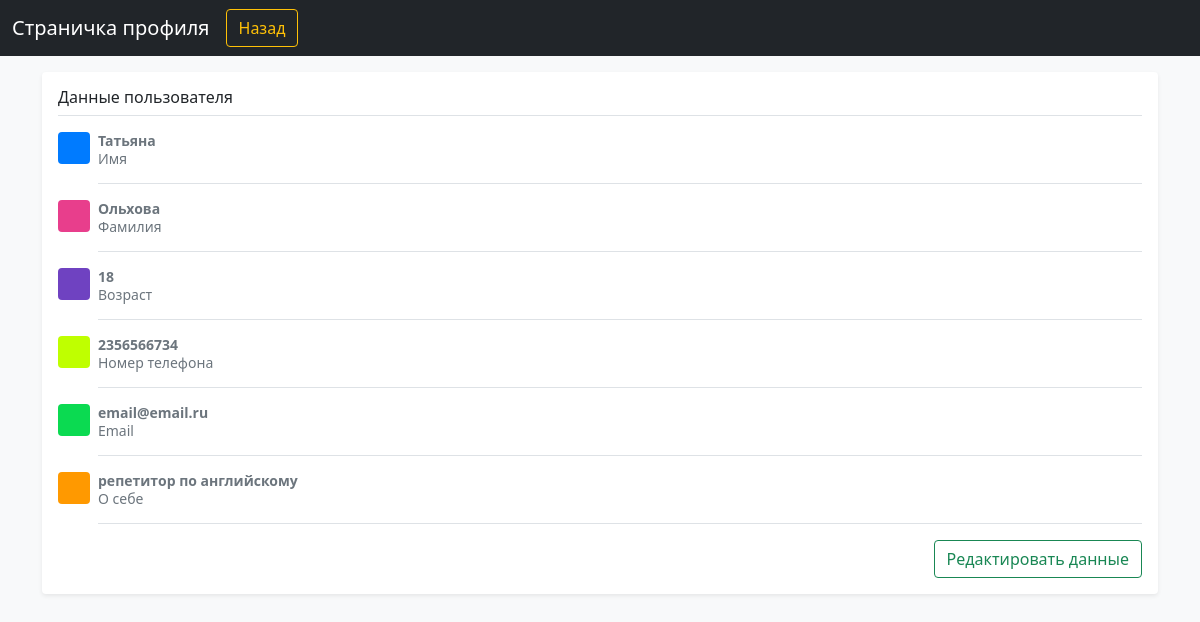
Screenshot of /profile (signed in) with the database file from the repository.
### data/users.py (models this page shows, shortened)
class User(SqlAlchemyBase, UserMixin):
    __tablename__ = 'users'
    id = sqlalchemy.Column(sqlalchemy.Integer,
                           primary_key=True, autoincrement=True)
    role = sqlalchemy.Column(sqlalchemy.String, nullable=False)
    surname = sqlalchemy.Column(sqlalchemy.String, nullable=False)
    name = sqlalchemy.Column(sqlalchemy.String, nullable=False)
    age = sqlalchemy.Column(sqlalchemy.Integer, nullable=True)
    phone = sqlalchemy.Column(sqlalchemy.String, nullable=True)
    email = sqlalchemy.Column(sqlalchemy.String,
                              index=True, unique=True, nullable=False)
    about_me = sqlalchemy.Column(sqlalchemy.String, nullable=True)
    hashed_password = sqlalchemy.Column(sqlalchemy.String, nullable=True)

### main.py (the view)
@app.route('/profile')
@login_required
def prof():
    return render_template("profile.html")

### data/db_session.py (called while the page is built)
def create_session() -> Session:
    global __factory
    return __factory()

### main.py (called while the page is built)
@login_manager.user_loader
def load_user(user_id):
    db_sess = db_session.create_session()
    return db_sess.query(User).get(user_id)

### templates/profile.html (shortened to what this page needs)
<!doctype html>
<html lang="en">
  <head>
<link href="https://cdn.jsdelivr.net/npm/bootstrap@5.1.3/dist/css/bootstrap.min.css" rel="stylesheet"
>
    <link href="offcanvas.css" rel="stylesheet">
  </head>
  <body class="bg-light">
<nav class="navbar navbar-expand-lg fixed-top navbar-dark bg-dark" aria-label="Main navigation">
  <div class="container-fluid">
    <a class="navbar-brand">Страничка профиля</a>
    <div class="navbar-collapse offcanvas-collapse" id="navbarsExampleDefault">
      <a href="/">
          <button class="btn btn-outline-warning" type="submit">Назад</button>
      </a>
    </div>
  </div>
</nav>
<main class="container">
  <div class="my-3 p-3 bg-body rounded shadow-sm">
    <h6 class="border-bottom pb-2 mb-0">Данные пользователя</h6>
    <div class="d-flex text-muted pt-3">
      <svg class="bd-placeholder-img flex-shrink-0 me-2 rounded" width="32" height="32" xmlns="http://www.w3.org/2000/svg" role="img" aria-label="Placeholder: 32x32" preserveAspectRatio="xMidYMid slice" focusable="false"><title>Placeholder</title><rect width="100%" height="100%" fill="#007bff"/></svg>
      <div class="pb-3 mb-0 small lh-sm border-bottom w-100">
        <div class="d-flex justify-content-between">
          <strong class="text-gray-dark">{{ current_user.name }}</strong>
        </div>
        <span class="d-block">Имя</span>
      </div>
    </div>
    <div class="d-flex text-muted pt-3">
      <svg class="bd-placeholder-img flex-shrink-0 me-2 rounded" width="32" height="32" xmlns="http://www.w3.org/2000/svg" role="img" aria-label="Placeholder: 32x32" preserveAspectRatio="xMidYMid slice" focusable="false"><title>Placeholder</title><rect width="100%" height="100%" fill="#e83e8c"/></svg>
      <div class="pb-3 mb-0 small lh-sm border-bottom w-100">
        <div class="d-flex justify-content-between">
          <strong class="text-gray-dark">{{ current_user.surname }}</strong>
        </div>
        <span class="d-block">Фамилия</span>
      </div>
    </div>
    <div class="d-flex text-muted pt-3">
      <svg class="bd-placeholder-img flex-shrink-0 me-2 rounded" width="32" height="32" xmlns="http://www.w3.org/2000/svg" role="img" aria-label="Placeholder: 32x32" preserveAspectRatio="xMidYMid slice" focusable="false"><title>Placeholder</title><rect width="100%" height="100%" fill="#6f42c1"/></svg>
      <div class="pb-3 mb-0 small lh-sm border-bottom w-100">
        <div class="d-flex justify-content-between">
          <strong class="text-gray-dark">{{ current_user.age }}</strong>
        </div>
        <span class="d-block">Возраст</span>
      </div>
    </div>
    <div class="d-flex text-muted pt-3">
      <svg class="bd-placeholder-img flex-shrink-0 me-2 rounded" width="32" height="32" xmlns="http://www.w3.org/2000/svg" role="img" aria-label="Placeholder: 32x32" preserveAspectRatio="xMidYMid slice" focusable="false"><title>Placeholder</title><rect width="100%" height="100%" fill="#bfff00"/></svg>
      <div class="pb-3 mb-0 small lh-sm border-bottom w-100">
        <div class="d-flex justify-content-between">
          <strong class="text-gray-dark">{{ current_user.phone }}</strong>
        </div>
        <span class="d-block">Номер телефона</span>
      </div>
    </div>
    <div class="d-flex text-muted pt-3">
      <svg class="bd-placeholder-img flex-shrink-0 me-2 rounded" width="32" height="32" xmlns="http://www.w3.org/2000/svg" role="img" aria-label="Placeholder: 32x32" preserveAspectRatio="xMidYMid slice" focusable="false"><title>Placeholder</title><rect width="100%" height="100%" fill="#0bda51"/></svg>
      <div class="pb-3 mb-0 small lh-sm border-bottom w-100">
        <div class="d-flex justify-content-between">
          <strong class="text-gray-dark">{{ current_user.email }}</strong>
        </div>
        <span class="d-block">Email</span>
      </div>
    </div>
    <div class="d-flex text-muted pt-3">
      <svg class="bd-placeholder-img flex-shrink-0 me-2 rounded" width="32" height="32" xmlns="http://www.w3.org/2000/svg" role="img" aria-label="Placeholder: 32x32" preserveAspectRatio="xMidYMid slice" focusable="false"><title>Placeholder</title><rect width="100%" height="100%" fill="#ff9900"/></svg>
      <div class="pb-3 mb-0 small lh-sm border-bottom w-100">
        <div class="d-flex justify-content-between">
          <strong class="text-gray-dark">{{ current_user.about_me }}</strong>
        </div>
        <span class="d-block">О себе</span>
      </div>
    </div>
    <small class="d-block text-end mt-3">
      <a href="/redacter/{{ current_user.id }}">
        <button class="btn btn-outline-success" type="submit">Редактировать данные</button>
      </a>
    </small>
  </div>
</main>
  </body>
</html>

### templates/offcanvas.css (style rules this page uses)
html, body { overflow-x: hidden; }
body { padding-top: 56px; }

### templates/profile.html (style rules this page uses)
.bd-placeholder-img { font-size: 1.125rem; text-anchor: middle; -webkit-user-select: none; -moz-user-select: none; user-select: none; }

### rows the page displays
User: name "Татьяна", surname "Ольхова", age "18", phone "2356566734", email "email@email.ru", about_me "репетитор по английскому"
